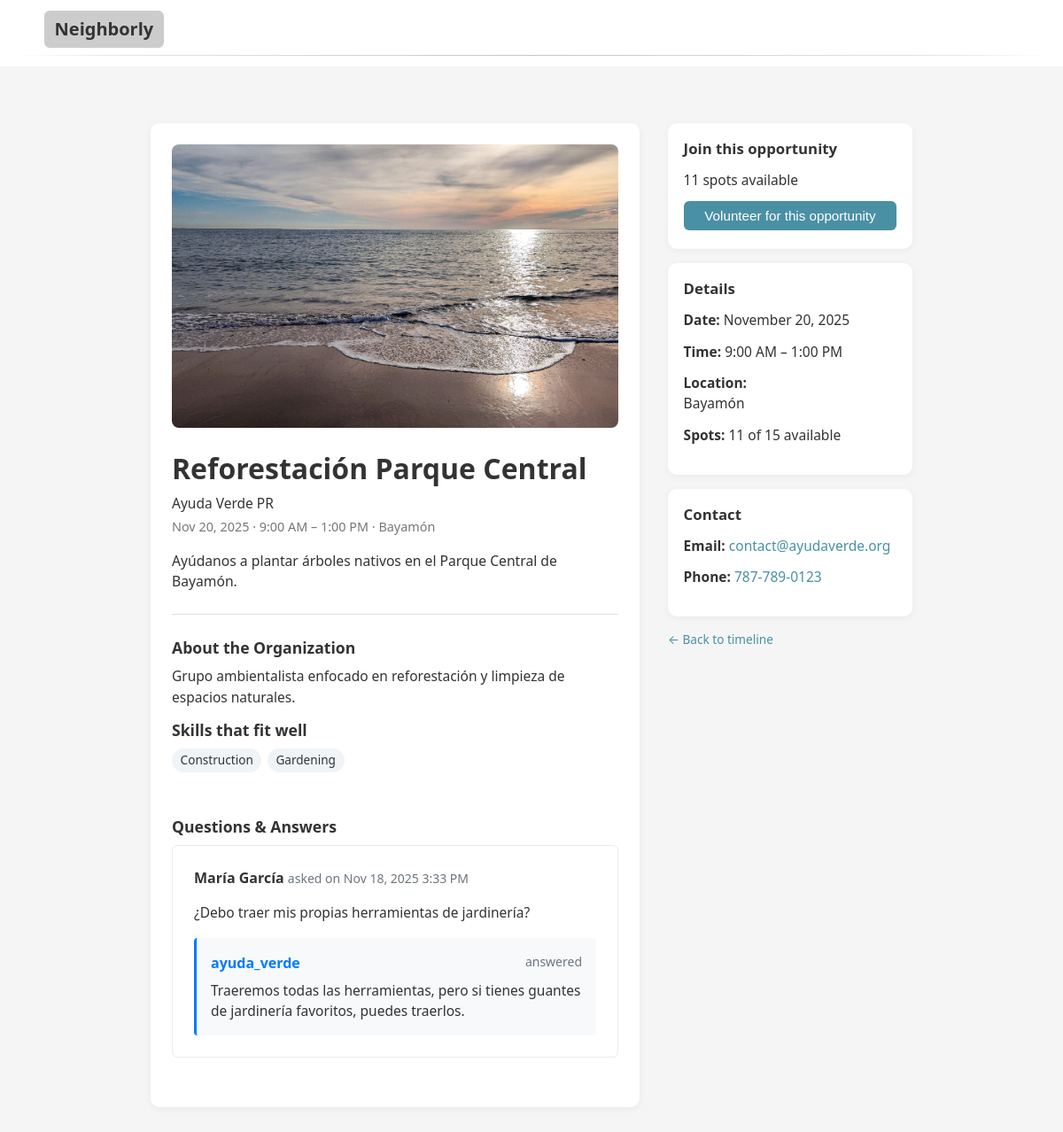
The app's page /pages/opportunity_details.php?id=2 with its own data.
### tables this page shows
CREATE TABLE `events` (
  `event_id` int NOT NULL AUTO_INCREMENT,
  `organizer_id` int NOT NULL,
  `title` varchar(255) NOT NULL,
  `description` text NOT NULL,
  `image_url` varchar(1000) DEFAULT NULL,
  `location` varchar(255) NOT NULL,
  `start_date` datetime NOT NULL,
  `end_date` datetime NOT NULL,
  `slots_available` int NOT NULL,
  `is_approved` tinyint(1) DEFAULT '0',
  `status` enum('active','cancelled','completed') DEFAULT 'active',
  `created_at` timestamp NULL DEFAULT CURRENT_TIMESTAMP,
  `updated_at` timestamp NULL DEFAULT CURRENT_TIMESTAMP ON UPDATE CURRENT_TIMESTAMP,
  PRIMARY KEY (`event_id`),
  KEY `idx_events_dates` (`start_date`,`end_date`),
  KEY `idx_events_location` (`location`),
  KEY `idx_events_organizer` (`organizer_id`),
  KEY `idx_events_approved` (`is_approved`),
  CONSTRAINT `events_ibfk_1` FOREIGN KEY (`organizer_id`) REFERENCES `organizers` (`user_id`) ON DELETE CASCADE
);

CREATE TABLE `organizers` (
  `user_id` int NOT NULL,
  `org_name` varchar(128) NOT NULL,
  `org_description` text,
  PRIMARY KEY (`user_id`),
  CONSTRAINT `organizers_ibfk_1` FOREIGN KEY (`user_id`) REFERENCES `users` (`user_id`) ON DELETE CASCADE
);

CREATE TABLE `questions` (
  `question_id` int NOT NULL AUTO_INCREMENT,
  `event_id` int NOT NULL,
  `volunteer_id` int NOT NULL,
  `question_text` text NOT NULL,
  `asked_on` timestamp NULL DEFAULT CURRENT_TIMESTAMP,
  `answer_text` text,
  `answered_by_organizer_id` int DEFAULT NULL,
  PRIMARY KEY (`question_id`),
  KEY `volunteer_id` (`volunteer_id`),
  KEY `answered_by_organizer_id` (`answered_by_organizer_id`),
  KEY `idx_questions_event` (`event_id`),
  CONSTRAINT `questions_ibfk_1` FOREIGN KEY (`event_id`) REFERENCES `events` (`event_id`) ON DELETE CASCADE,
  CONSTRAINT `questions_ibfk_2` FOREIGN KEY (`volunteer_id`) REFERENCES `volunteers` (`user_id`) ON DELETE CASCADE,
  CONSTRAINT `questions_ibfk_3` FOREIGN KEY (`answered_by_organizer_id`) REFERENCES `organizers` (`user_id`) ON DELETE SET NULL
);

CREATE TABLE `volunteers` (
  `user_id` int NOT NULL,
  `first_name` varchar(64) DEFAULT NULL,
  `last_name` varchar(64) DEFAULT NULL,
  `bio` text,
  PRIMARY KEY (`user_id`),
  CONSTRAINT `volunteers_ibfk_1` FOREIGN KEY (`user_id`) REFERENCES `users` (`user_id`) ON DELETE CASCADE
);

CREATE TABLE `users` (
  `user_id` int NOT NULL AUTO_INCREMENT,
  `username` varchar(25) NOT NULL,
  `password_hash` varchar(64) NOT NULL,
  `email` varchar(254) DEFAULT NULL,
  `role` enum('volunteer','organizer','admin') NOT NULL,
  `phone` varchar(15) DEFAULT NULL,
  `location` varchar(100) DEFAULT NULL,
  `created_at` timestamp NULL DEFAULT CURRENT_TIMESTAMP,
  `updated_at` timestamp NULL DEFAULT CURRENT_TIMESTAMP ON UPDATE CURRENT_TIMESTAMP,
  PRIMARY KEY (`user_id`),
  UNIQUE KEY `username` (`username`)
);

### pages/opportunity_details.php (the view, shortened to what this page needs)
<?php
$opportunityId = isset($_GET['id']) ? (int)$_GET['id'] : 0;
$event = null;
$organizer = null;
$organizerUser = null;
$eventSkills = [];
$spotsRemaining = 0;
$isSignedUp = false;
$error = "";
$questions = [];
$isOrganizer = false;
$isAdmin = false;
$hasMatchingSkill = false;
if ($opportunityId <= 0) {
    $error = "Invalid event ID.";
} else {
    try {
        $pdo = connect_to_database();
        $stmt = $pdo->prepare("
            SELECT event_id, organizer_id, title, description, image_url, location,
                   start_date, end_date, slots_available, is_approved, status
            FROM events
            WHERE event_id = :event_id
        ");
        $stmt->execute(['event_id' => $opportunityId]);
        $event = $stmt->fetch(PDO::FETCH_ASSOC);
        if (!$event) {
            $error = "Event not found.";
        } elseif ($event['is_approved'] != 1 || $event['status'] != 'active') {
            $error = "This event is not currently available.";
        } else {
            $stmt = $pdo->prepare("
                SELECT org_name, org_description
                FROM organizers
                WHERE user_id = :organizer_id
            ");
            $stmt->execute(['organizer_id' => $event['organizer_id']]);
            $organizer = $stmt->fetch(PDO::FETCH_ASSOC);
            $stmt = $pdo->prepare("
                SELECT email, phone
                FROM users
                WHERE user_id = :organizer_id
            ");
            $stmt->execute(['organizer_id' => $event['organizer_id']]);
            $organizerUser = $stmt->fetch(PDO::FETCH_ASSOC);
            $stmt = $pdo->prepare("
                SELECT COUNT(*) as attendee_count
                FROM event_attendees
                WHERE event_id = :event_id AND (status = 'registered' OR status = 'confirmed')
            ");
            $stmt->execute(['event_id' => $opportunityId]);
            $attendeeCount = $stmt->fetch(PDO::FETCH_ASSOC)['attendee_count'];
            $spotsRemaining = $event['slots_available'] - $attendeeCount;
            $stmt = $pdo->prepare("
                SELECT skill_id
                FROM event_skills
                WHERE event_id = :event_id
            ");
            $stmt->execute(['event_id' => $opportunityId]);
            $skillIds = $stmt->fetchAll(PDO::FETCH_COLUMN);
            foreach ($skillIds as $skillId) {
                $stmt = $pdo->prepare("
                    SELECT skill_name
                    FROM skills
                    WHERE skill_id = :skill_id
                ");
                $stmt->execute(['skill_id' => $skillId]);
                $skill = $stmt->fetch(PDO::FETCH_ASSOC);
                if ($skill) {
                    $eventSkills[] = $skill['skill_name'];
                }
            }
            $stmt = $pdo->prepare("
                SELECT q.*,
                       u.username AS volunteer_username,
                       v.first_name AS volunteer_first_name,
                       v.last_name AS volunteer_last_name,
                       ou.username AS organizer_username
                FROM questions q
                LEFT JOIN users u ON q.volunteer_id = u.user_id
                LEFT JOIN volunteers v ON q.volunteer_id = v.user_id
                LEFT JOIN users ou ON q.answered_by_organizer_id = ou.user_id
                WHERE q.event_id = :event_id
                ORDER BY q.asked_on DESC
            ");
            $stmt->execute(['event_id' => $opportunityId]);
            $questions = $stmt->fetchAll(PDO::FETCH_ASSOC);
        }
    } catch (PDOException $e) {
        error_log("Opportunity details error: " . $e->getMessage());
        $error = "An error occurred loading the event details.";
    }
}
$placeholderImage = "/static/img/placeholder.jpeg";
?>
<?php if (!empty($error)): ?>
    <div class="error-message" style="background-color: #f8d7da; border: 1px solid #f5c6cb; color: #721c24; padding: 1rem; border-radius: 6px; margin-bottom: 1rem; text-align: center;">
        <strong>Error:</strong> <?php echo htmlspecialchars($error); ?>
        <br><br>
        <a href="timeline.php" class="btn">← Back to Timeline</a>
    </div>
<?php else: ?>
    <div class="details-layout">
        <section class="details-main">
            <div class="details-image">
                <img src="<?php echo htmlspecialchars(!empty($event['image_url']) ? $event['image_url'] : $placeholderImage); ?>"
                     alt="<?php echo htmlspecialchars($event['title']); ?>">
            </div>
            <div class="details-header">
                <h1><?php echo htmlspecialchars($event['title']); ?></h1>
                <?php if ($organizer): ?>
                    <p class="details-org">
                        <?php echo htmlspecialchars($organizer['org_name']); ?>
                    </p>
                <?php endif; ?>
                <p class="details-meta">
                    <span><?php echo date('M j, Y', strtotime($event['start_date'])); ?></span>
                    ·
                    <span><?php echo date('g:i A', strtotime($event['start_date'])) . ' – ' . date('g:i A', strtotime($event['end_date'])); ?></span>
                    ·
                    <span><?php echo htmlspecialchars($event['location']); ?></span>
                </p>
            </div>
            <?php if (!empty($event['description'])): ?>
                <p class="details-short">
                    <?php echo nl2br(htmlspecialchars($event['description'])); ?>
                </p>
            <?php endif; ?>
            <hr class="details-divider">
            <?php if ($organizer && !empty($organizer['org_description'])): ?>
                <section class="details-section">
                    <h2>About the Organization</h2>
                    <p><?php echo nl2br(htmlspecialchars($organizer['org_description'])); ?></p>
                </section>
            <?php endif; ?>
            <?php if (!empty($eventSkills)): ?>
                <section class="details-section">
                    <h2>Skills that fit well</h2>
                    <div class="details-tags">
                        <?php foreach ($eventSkills as $skill): ?>
                            <span class="details-tag"><?php echo htmlspecialchars($skill); ?></span>
                        <?php endforeach; ?>
                    </div>
                </section>
            <?php endif; ?>
            <section class="details-section">
                <h2>Questions & Answers</h2>
                <div class="questions-list">
                    <?php if (empty($questions)): ?>
                        <p style="text-align: center; color: #6c757d; padding: 2rem;">
                            No questions yet. Be the first to ask!
                        </p>
                    <?php else: ?>
                        <?php foreach ($questions as $question): ?>
                            <div class="question-item"
                                 style="border: 1px solid #e9ecef; border-radius: 6px; padding: 1.5rem; margin-bottom: 1.5rem; background-color: white;">
                                <div class="question-header" style="display: flex; justify-content: space-between; align-items: flex-start; margin-bottom: 1rem;">
                                    <div>
                                        <strong>
                                            <?php
                                            $displayName = htmlspecialchars($question['volunteer_username']);
                                            if (!empty($question['volunteer_first_name'])) {
                                                $displayName = htmlspecialchars(
                                                    $question['volunteer_first_name'] . ' ' . $question['volunteer_last_name']
                                                );
                                            }
                                            echo $displayName;
                                            ?>
                                        </strong>
                                        <span style="color: #6c757d; font-size: 0.875rem;">
                                            asked on <?php echo date('M j, Y g:i A', strtotime($question['asked_on'])); ?>
                                        </span>
                                    </div>
                                </div>
                                <p style="margin-bottom: 1rem;"><?php echo nl2br(htmlspecialchars($question['question_text'])); ?></p>
                                <?php if (!empty($question['answer_text'])): ?>
                                    <div class="answer"
                                         style="border-left: 3px solid #007bff; padding-left: 1rem; margin-top: 1rem; background-color: #f8f9fa; padding: 1rem; border-radius: 4px;">
                                        <div style="display: flex; justify-content: space-between; align-items: flex-start; margin-bottom: 0.5rem;">
                                            <strong style="color: #007bff;">
                                                <?php echo htmlspecialchars($question['organizer_username'] ?? 'Organizer'); ?>
                                            </strong>
                                            <span style="color: #6c757d; font-size: 0.875rem;">
                                                answered
                                            </span>
                                        </div>
                                        <p style="margin: 0;"><?php echo nl2br(htmlspecialchars($question['answer_text'])); ?></p>
                                    </div>
                                <?php endif; ?>
                            </div>
                        <?php endforeach; ?>
                    <?php endif; ?>
                </div>
            </section>
        </section>
        <aside class="details-sidebar">
            <div class="details-sidebar-card">
                <h2>Join this opportunity</h2>
                <p class="details-spots">
                    <?php if ($spotsRemaining <= 0): ?>
                        <span class="details-warning" style="color: #dc3545;">Event Full</span>
                    <?php elseif ($spotsRemaining <= 5): ?>
                        <span class="details-warning">Only <?php echo $spotsRemaining; ?> spot<?php echo $spotsRemaining == 1 ? '' : 's'; ?> left!</span>
                    <?php else: ?>
                        <span><?php echo $spotsRemaining; ?> spots available</span>
                    <?php endif; ?>
                </p>
                <?php if ($isSignedUp): ?>
                    <button type="button" class="btn btn-full" disabled style="background-color: #28a745; cursor: not-allowed;">
                        ✓ Already Signed Up
                    </button>
                <?php elseif ($spotsRemaining <= 0): ?>
                    <button type="button" class="btn btn-full" disabled style="background-color: #6c757d; cursor: not-allowed;">
                        Event Full
                    </button>
                <?php elseif (!isset($_SESSION['user_id'])): ?>
                    <button type="button" class="btn btn-full" onclick="alert('Please log in to volunteer for this event.'); window.location.href='login.php';">
                        Volunteer for this opportunity
                    </button>
                <?php elseif ($isOrganizer): ?>
                    <button type="button" class="btn btn-full" disabled style="background-color: #6c757d; cursor: not-allowed;">
                        Only volunteers can sign up
                    </button>
                <?php elseif ($isAdmin): ?>
                    <button type="button" class="btn btn-full" disabled style="background-color: #6c757d; cursor: not-allowed;">
                        Only volunteers can sign up
                    </button>
                <?php elseif ($_SESSION['role'] !== 'volunteer'): ?>
                    <button type="button" class="btn btn-full" disabled style="background-color: #6c757d; cursor: not-allowed;">
                        Only volunteers can sign up
                    </button>
                <?php endif; ?>
            </div>
            <div class="details-sidebar-card">
                <h2>Details</h2>
                <p><strong>Date:</strong> <?php echo date('F j, Y', strtotime($event['start_date'])); ?></p>
                <p><strong>Time:</strong> <?php echo date('g:i A', strtotime($event['start_date'])) . ' – ' . date('g:i A', strtotime($event['end_date'])); ?></p>
                <p><strong>Location:</strong><br>
                    <?php echo nl2br(htmlspecialchars($event['location'])); ?>
                </p>
                <p><strong>Spots:</strong> <?php echo $spotsRemaining; ?> of <?php echo $event['slots_available']; ?> available</p>
            </div>
            <?php if ($organizerUser && (!empty($organizerUser['email']) || !empty($organizerUser['phone']))): ?>
                <div class="details-sidebar-card">
                    <h2>Contact</h2>
                    <?php if (!empty($organizerUser['email'])): ?>
                        <p><strong>Email:</strong> <a href="mailto:<?php echo htmlspecialchars($organizerUser['email']); ?>"><?php echo htmlspecialchars($organizerUser['email']); ?></a></p>
                    <?php endif; ?>
                    <?php if (!empty($organizerUser['phone'])): ?>
                        <p><strong>Phone:</strong> <a href="tel:<?php echo htmlspecialchars($organizerUser['phone']); ?>"><?php echo htmlspecialchars($organizerUser['phone']); ?></a></p>
                    <?php endif; ?>
                </div>
            <?php endif; ?>
            <p class="helper">
                <a href="timeline.php">← Back to timeline</a>
            </p>
        </aside>
    </div>
<?php endif; ?>
<?php
include __DIR__ . "/base.php";
?>

### records on screen
events: title "Reforestación Parque Central", start_date "Nov 20, 2025", start_date "9:00 AM", end_date "1:00 PM", location "Bayamón", description "Ayúdanos a plantar árboles nativos en el Parque Central de Bayamón.", start_date "November 20, 2025", slots_available "15"
organizers: org_name "Ayuda Verde PR", org_description "Grupo ambientalista enfocado en reforestación y limpieza de espacios naturales."
questions: volunteer.last_name "María García", asked_on "Nov 18, 2025 3:33 PM", question_text "¿Debo traer mis propias herramientas de jardinería?", users.username "ayuda_verde", answer_text "Traeremos todas las herramientas, pero si tienes guantes de jardinería favoritos, puedes traerlos."
users: email "contact@ayudaverde.org", phone "787-789-0123"

### other values on screen
$skill "Construction"
$skill "Gardening"
$spotsRemaining "11"
